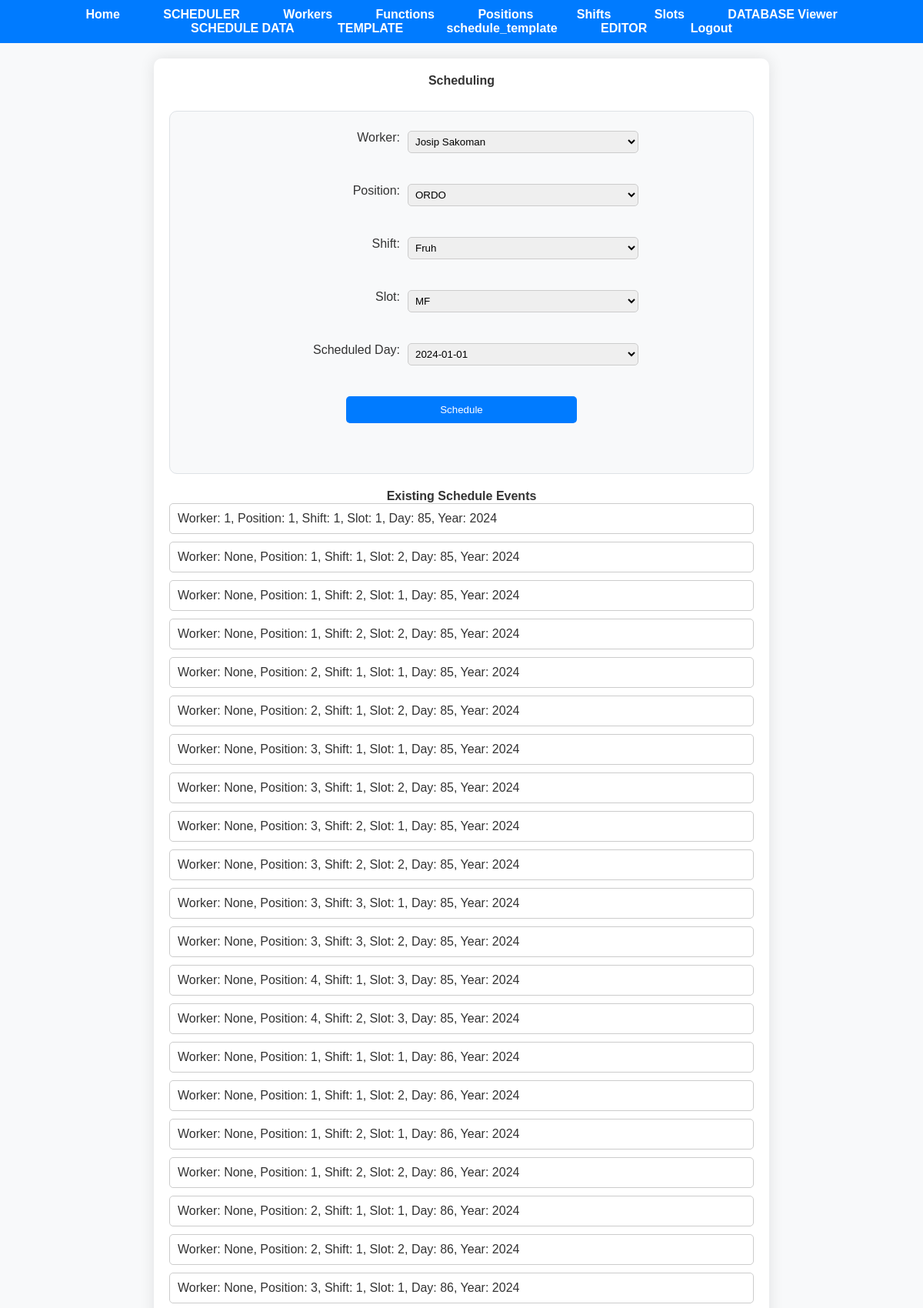
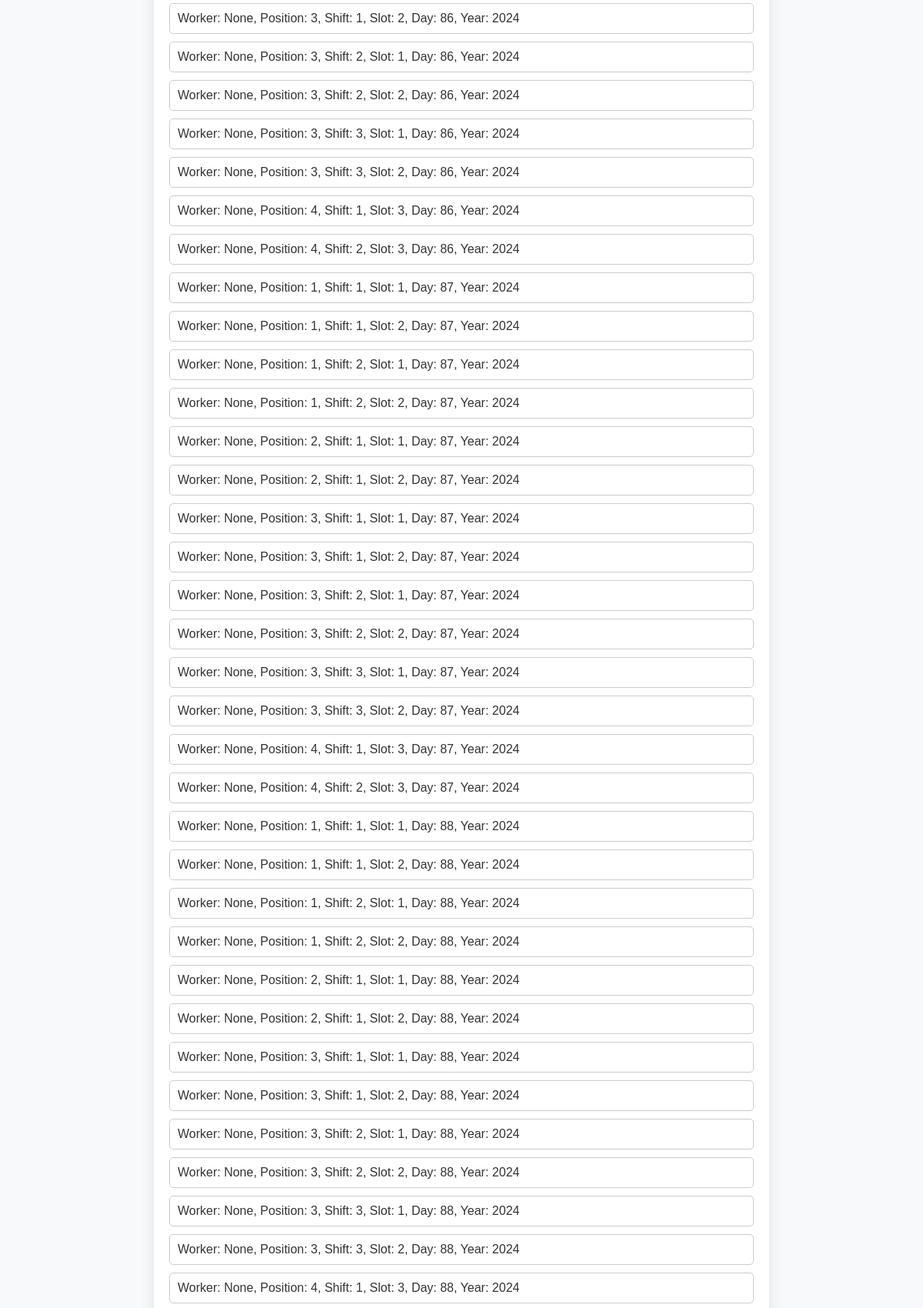
Screenshot of /scheduling (signed in, upper part) with the database file from the repository (2 pictures, top to bottom).
### app.py (models this page shows)
class Schedule(db.Model):
    schedule_id = db.Column(db.Integer, primary_key=True)
    user_id = db.Column(db.Integer, nullable=False)
    worker_id = db.Column(db.Integer, db.ForeignKey('worker.worker_id'), nullable=True)
    position_id = db.Column(db.Integer, db.ForeignKey('position.position_id'), nullable=False)
    shift_id = db.Column(db.Integer, db.ForeignKey('shift.shift_id'), nullable=False)
    slot_id = db.Column(db.Integer, db.ForeignKey('slot.slot_id'), nullable=False)
    day_id = db.Column(db.Integer, db.ForeignKey('year_days.day_id'), nullable=False)
    year = db.Column(db.Integer, nullable=False)
    week_number = db.Column(db.String(20), nullable=False)
    worker = db.relationship('Worker', backref='schedules')
    position = db.relationship('Position', backref='schedules')
    shift = db.relationship('Shift', backref='schedules')
    slot = db.relationship('Slot', backref='schedules')

### app.py (the view)
@app.route('/scheduling')
@employer_required
def scheduling():
    if 'user_id' not in session:
        flash('You must be logged in to view this page.', 'error')
        return redirect(url_for('login'))
    user_id = session['user_id']
    workers = fetch_all(user_id, 'Worker')
    positions = fetch_all(user_id, 'Position')
    shifts = fetch_all(user_id, 'Shift')
    slots = fetch_all(user_id, 'Slot')
    schedule_events = fetch_all(user_id, 'Schedule')
    days = fetch_all(user_id, 'Year_Days')
    unique_years = fetch_all_unique_years(user_id)
    worker_names = {worker.worker_id: f"{worker.name} {worker.last_name}" for worker in workers}
    return render_template('scheduling.html', workers=workers, positions=positions, shifts=shifts, slots=slots, days=days, schedule_events=schedule_events, unique_years=unique_years, worker_names=worker_names)

### app.py (called while the page is built)
@login_manager.user_loader
def load_user(user_id):
    return User.query.get(int(user_id))

def employer_required(func):
    @wraps(func)
    def decorated_function(*args, **kwargs):
        if not current_user.is_authenticated:
            flash('You must be logged in to view this page.', 'error')
            return redirect(url_for('login'))
        if current_user.role != 'employer':
            flash('You do not have permission to view this page.', 'error')
            return redirect('/')
        return func(*args, **kwargs)
    return decorated_function

def fetch_all(user_id, table_name):
    if table_name not in ['Worker', 'Function', 'Position', 'Shift', 'Slot', 'Year_Days', 'Schedule']:
        return None
    table_class = globals()[table_name]
    items = table_class.query.filter_by(user_id=user_id).all()
    return items

def fetch_all_unique_years(user_id):
    years = db.session.query(Year_Days.year).filter_by(user_id=user_id).distinct().order_by(Year_Days.year).all()
    return [year[0] for year in years]

### templates/scheduling.html (shortened to what this page needs)
<!DOCTYPE html>
<html lang="en">
<head>
    <link rel="stylesheet" href="{{ url_for('static', filename='styles.css') }}">
</head>
<body>
    {% include 'navbar.html' %}
    <div class="container">
        <h1>Scheduling</h1>
        <div class="form-container">
        <form action="/schedule_worker" method="post">
            <div class="form-group">
                <label for="worker">Worker:</label>
                <select name="worker" id="worker">
                    {% for worker in workers %}
                        <option value="{{ worker.worker_id }}">{{ worker.name }} {{ worker.last_name }}</option>
                    {% endfor %}
                </select>
            </div>
            <div class="form-group">
                <label for="position">Position:</label>
                <select name="position" id="position">
                    {% for position in positions %}
                        <option value="{{ position.position_id }}">{{ position.name }}</option>
                    {% endfor %}
                </select>
            </div>
            <div class="form-group">
                <label for="shift">Shift:</label>
                <select name="shift" id="shift">
                    {% for shift in shifts %}
                        <option value="{{ shift.shift_id }}">{{ shift.name }}</option>
                    {% endfor %}
                </select>
            </div>
            <div class="form-group">
                <label for="slot">Slot:</label>
                <select name="slot" id="slot">
                    {% for slot in slots %}
                        <option value="{{ slot.slot_id }}">{{ slot.name }}</option>
                    {% endfor %}
                </select>
            </div>
            <div class="form-group">
                <label for="day">Scheduled Day:</label>
                <select name="day" id="day">
                    {% for day in days %}
                        <option value="{{ day.day_id }}">{{ day.date.strftime('%Y-%m-%d') }}</option>
                    {% endfor %}
                </select>
            </div>
            <div class="form-group">
                <input type="submit" value="Schedule">
            </div>
        </form>
    </div>
        <div class="schedule-events-container">
        <h2>Existing Schedule Events</h2>
        <ul>
            {% for event in schedule_events %}
                <li>
                    Worker: {{ event.worker_id}},
                    Position: {{ event.position_id }},
                    Shift: {{ event.shift_id }},
                    Slot: {{ event.slot_id }},
                    Day: {{ event.day_id}},
                    Year: {{ event.year}}
                </li>
            {% endfor %}
        </ul>
    </div>
</body>
</html>

### static/styles.css (style rules this page uses)
* { margin: 0; padding: 0; box-sizing: border-box; }
body { font-family: Arial, sans-serif; background-color: #f8f9fa; color: #333; }
.container { margin: 20px auto; padding: 20px; background-color: #fff; border-radius: 10px; box-shadow: 0 0 20px rgba(0, 0, 0, 0.1); max-width: 800px; }
.container h1, .container h2, .container p { font-size: 16px; text-align: center; }
.container form { display: flex; flex-direction: column; align-items: center; }
.container label { margin-bottom: 8px; }
.container input, .container select { width: 300px; padding: 5px; margin-bottom: 20px; border-radius: 5px; border: 1px solid #ccc; }
.container button, input[type="submit"] { padding: 10px 20px; background-color: #007bff; color: #fff; border: none; border-radius: 5px; cursor: pointer; transition: background-color 0.3s ease, box-shadow 0.3s ease; }
.form-container { border: 2px solid #ccc; padding: 20px; margin-bottom: 20px; border-radius: 10px; }
.form-container { background-color: #f8f9fa; margin-top: 30px; padding: 25px; border: 1px solid #dee2e6; }

### templates/scheduling.html (style rules this page uses)
.form-group { display: flex; margin-bottom: 20px; }
.form-group label { width: 150px; margin-right: 10px; text-align: right; }
.form-group select, .form-group input[type="submit"] { flex: 1; }
.schedule-events-container { margin-bottom: 20px; }
.schedule-events-container ul { list-style-type: none; padding: 0; }
.schedule-events-container li { border: 1px solid #ccc; border-radius: 5px; padding: 10px; margin-bottom: 10px; }

### rows the page displays
Schedule: worker_id "1", position_id "1", shift_id "1", slot_id "1", day_id "85", year "2024"
Schedule: worker_id "None", position_id "1", shift_id "1", slot_id "2", day_id "85", year "2024"
Schedule: worker_id "None", position_id "1", shift_id "2", slot_id "1", day_id "85", year "2024"
Schedule: worker_id "None", position_id "1", shift_id "2", slot_id "2", day_id "85", year "2024"
Schedule: worker_id "None", position_id "2", shift_id "1", slot_id "1", day_id "85", year "2024"
Schedule: worker_id "None", position_id "2", shift_id "1", slot_id "2", day_id "85", year "2024"
Schedule: worker_id "None", position_id "3", shift_id "1", slot_id "1", day_id "85", year "2024"
Schedule: worker_id "None", position_id "3", shift_id "1", slot_id "2", day_id "85", year "2024"
Schedule: worker_id "None", position_id "3", shift_id "2", slot_id "1", day_id "85", year "2024"
Schedule: worker_id "None", position_id "3", shift_id "2", slot_id "2", day_id "85", year "2024"
Schedule: worker_id "None", position_id "3", shift_id "3", slot_id "1", day_id "85", year "2024"
Schedule: worker_id "None", position_id "3", shift_id "3", slot_id "2", day_id "85", year "2024"
Schedule: worker_id "None", position_id "4", shift_id "1", slot_id "3", day_id "85", year "2024"
Schedule: worker_id "None", position_id "4", shift_id "2", slot_id "3", day_id "85", year "2024"
Schedule: worker_id "None", position_id "1", shift_id "1", slot_id "1", day_id "86", year "2024"
Schedule: worker_id "None", position_id "1", shift_id "1", slot_id "2", day_id "86", year "2024"
Schedule: worker_id "None", position_id "1", shift_id "2", slot_id "1", day_id "86", year "2024"
Schedule: worker_id "None", position_id "1", shift_id "2", slot_id "2", day_id "86", year "2024"
Schedule: worker_id "None", position_id "2", shift_id "1", slot_id "1", day_id "86", year "2024"
Schedule: worker_id "None", position_id "2", shift_id "1", slot_id "2", day_id "86", year "2024"
Schedule: worker_id "None", position_id "3", shift_id "1", slot_id "1", day_id "86", year "2024"
Schedule: worker_id "None", position_id "3", shift_id "1", slot_id "2", day_id "86", year "2024"
Schedule: worker_id "None", position_id "3", shift_id "2", slot_id "1", day_id "86", year "2024"
Schedule: worker_id "None", position_id "3", shift_id "2", slot_id "2", day_id "86", year "2024"
Schedule: worker_id "None", position_id "3", shift_id "3", slot_id "1", day_id "86", year "2024"
Schedule: worker_id "None", position_id "3", shift_id "3", slot_id "2", day_id "86", year "2024"
Schedule: worker_id "None", position_id "4", shift_id "1", slot_id "3", day_id "86", year "2024"
Schedule: worker_id "None", position_id "4", shift_id "2", slot_id "3", day_id "86", year "2024"
Schedule: worker_id "None", position_id "1", shift_id "1", slot_id "1", day_id "87", year "2024"
Schedule: worker_id "None", position_id "1", shift_id "1", slot_id "2", day_id "87", year "2024"
Schedule: worker_id "None", position_id "1", shift_id "2", slot_id "1", day_id "87", year "2024"
Schedule: worker_id "None", position_id "1", shift_id "2", slot_id "2", day_id "87", year "2024"
Schedule: worker_id "None", position_id "2", shift_id "1", slot_id "1", day_id "87", year "2024"
Schedule: worker_id "None", position_id "2", shift_id "1", slot_id "2", day_id "87", year "2024"
Schedule: worker_id "None", position_id "3", shift_id "1", slot_id "1", day_id "87", year "2024"
Schedule: worker_id "None", position_id "3", shift_id "1", slot_id "2", day_id "87", year "2024"
Schedule: worker_id "None", position_id "3"

### other values shown
form field worker "Josip Sakoman"
form field position "ORDO"
form field shift "Fruh"
form field slot "MF"
form field day "2024-01-01"
